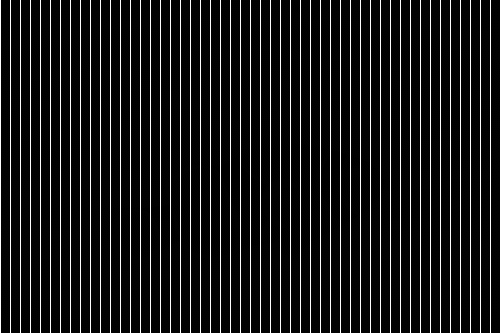
#> input picture download.png, 500 x 333 px
$ jupyter execute --allow-errors 'Untitled1 (1).ipynb'   (shell and % lines are left out)
#> lines starting #> are read from the running program, lines starting #| are printed output that depends on the picture
[cell 1]
# Importing standard Qiskit libraries and configuring account
from qiskit import QuantumCircuit, execute, Aer, IBMQ
from qiskit.compiler import transpile, assemble
from qiskit.tools.jupyter import *
from qiskit.visualization import *
# Loading your IBM Q account(s)
#> (the rest of this cell did not finish here and is left out)

[cell 2]
from PIL import Image
from numpy import*
import matplotlib.cm as cm
import numpy as np
import matplotlib.pyplot as plt
temp=Image.open('download.png')
#> temp is the input picture: PIL image 500x333 RGBA; mean R, G, B, A 26.9, 26.9, 26.9, 255
temp=temp.convert('1')      # Convert to black&white
#> temp: PIL image 500x333 1; 10% white in thin lines or dots
A = array(temp)             # Creates an array, white pixels==True and black pixels==False
new_A=empty((A.shape[0],A.shape[1]),None)    #New array with same size as A
for i in range(len(A)):
    for j in range(len(A[i])):
        if A[i][j]==True:
            new_A[i][j]=0
        else:
            new_A[i][j]=1
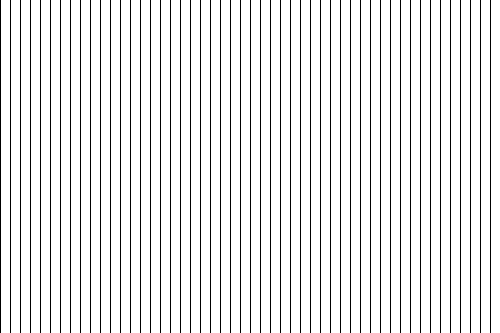
#> new_A: shape (333, 500) float64; values 0 (black) and 1 (white), 90% white; black in thin lines or dots


shape = new_A.shape
#> shape = (333, 500)
#new_A = new_A[0:50,0:50]


# make a 1-dimensional view of arr
flat_arr = new_A.ravel()
print(sum(flat_arr), len(flat_arr))
#| 149850.0 166500


"""
COPIED CODE


"""
import sys
sys.path.append("../../qiskit-sdk-py/")
from qiskit import QuantumRegister, ClassicalRegister, QuantumCircuit
import math
from qiskit import(
  QuantumCircuit,
  execute,
  Aer)
from qiskit.tools.visualization import plot_histogram
from qiskit import IBMQ

# set up registers and program
#> (the rest of this cell did not finish here and is left out)

[cell 3]
from PIL import Image
from numpy import*
import matplotlib.cm as cm
import numpy as np
import matplotlib.pyplot as plt
from scipy import misc
from sklearn.decomposition import PCA
def pixelate(first_file, second_file, pixel_size):
    im1 = Image.open(first_file)
    im2 = Image.open(second_file)
    #resizing
    im1 = im1.resize((size, size), Image.BILINEAR)
    im2 = im2.resize((size, size), Image.BILINEAR)
    A1 = (im1)
    A2 = (im2)
    return A1, A2
def black_and_white(temp):
    temp=temp.convert('1')
    A = array(temp)             # Creates an array, white pixels==True and black pixels==False
    new_A=empty((A.shape[0],A.shape[1]),None)    #New array with same size as A
    for i in range(len(A)):
        for j in range(len(A[i])):
            if A[i][j]==True:
                new_A[i][j]=0
            else:
                new_A[i][j]=1
    return A

file_1 = "download.png"
size = 10
A1, A2 = pixelate(file_1, file_1, size)
plt.imsave('filename2.jpeg',A2, cmap=cm.gray)

#> (a cell that did not finish here is left out)

[cell 5]
img = np.asarray(A1)
new_img = img.reshape((img.shape[0]*img.shape[1]), img.shape[2])
#> new_img = 100 rows, first 6: [28, 28, 28, 255], [27, 27, 27, 255], [27, 27, 27, 255], [27, 27, 27, 255], [27, 27, 27, 255], [27, 27, 27, 255]
new_img = new_img.transpose()

[cell 6]
new_img.shape
#> Out = (4, 100)

[cell 7]
from PIL import Image
from numpy import*
import matplotlib.cm as cm
import numpy as np
import matplotlib.pyplot as plt
#flat_arr = new_A.ravel()
#print(sum(flat_arr), len(flat_arr))


"""
COPIED CODE


"""
import sys
sys.path.append("../../qiskit-sdk-py/")
from qiskit import QuantumRegister, ClassicalRegister, QuantumCircuit
import math
from qiskit import(
  QuantumCircuit,
  execute,
  Aer)
from qiskit.tools.visualization import plot_histogram
from qiskit import IBMQ

# set up registers and program
#> (the rest of this cell did not finish here and is left out)

[cell 8]
double

#> (a cell that did not finish here is left out)

[cell 10]
x = []
for elem in '1000110010111010100101111010110000100010010101011100001010001100000101101100011110000100011100000000':
    x.append(elem)
